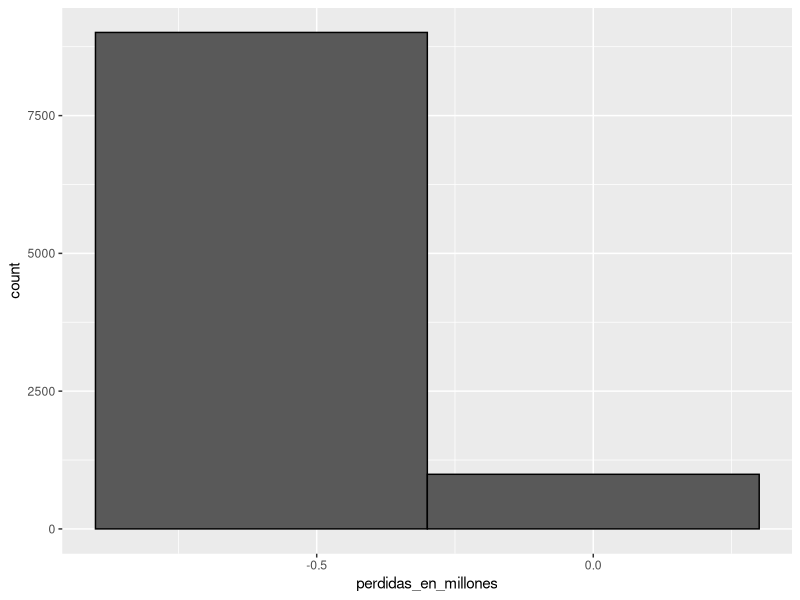

Write the R code that produced this figure.
n <- 1000 #numero de prestamos realizados
per_hip <- -20000 # perdida por ejecucion hipotecaria
p <- 0.02 #porcentaje de deudores
# Utilizamos las propiedades de la distribución normal
# para calcular la tasa de interés necesaria 
# para asegurar una cierta probabilidad de perder dinero 
# para una determinada probabilidad de incumplimiento.
incumplimiento <- sample(c(0,1), n, prob = c(1-p, p), replace = TRUE)
sum(incumplimiento * per_hip)

# Utilizando una simulacion de Monte Carlo
B <- 10000
perdidas <- replicate(B, {
    incumplimiento <- sample(c(0, 1), n, prob = c(1-p, p), replace = TRUE)
    sum(incumplimiento * per_hip)
})

# graficamos las perdidas esperadas
library(tidyverse)
data.frame(perdidas_en_millones = perdidas/10^6) %>%
    ggplot(aes(perdidas_en_millones)) +
    geom_histogram(binwidth = 0.6, col = "black")

# Utilizando CTL
n*(p*per_hip + (1-p)*0)    # Valor esperado
sqrt(n)*abs(per_hip)*sqrt(p*(1-p))    # error estandar

#para alcanzar el equilibrio x deberia ser
x_e <- -per_hip * p / (1 - p)
#interes de
x_e/180000

# Calculando mejor tasa de interes
l <- per_hip
z <- qnorm(0.01)
x <- -l * (n * p - z * sqrt(n * p * (1 - p)))/ (n * (1 - p)
+ z * sqrt(n * p * (1 - p)))
#interes
x / 180000

#ganancia esperada por prestamo
per_hip * p + x * (1 - p)    # Ganacia esperada por prestamo
n * (per_hip * p + x * (1 - p)) # ganancia esperada total

# Utilizamos Monte Carlo para verificar
B <- 100000
ganancia <- replicate(B, {
    sorteos <- sample( c(x, per_hip), n, 
                        prob=c(1-p, p), replace = TRUE) 
    sum(sorteos)
})
mean(ganancia)    # Ganancia esperada total
mean(ganancia<0) # Probabilidad de perder dinero
